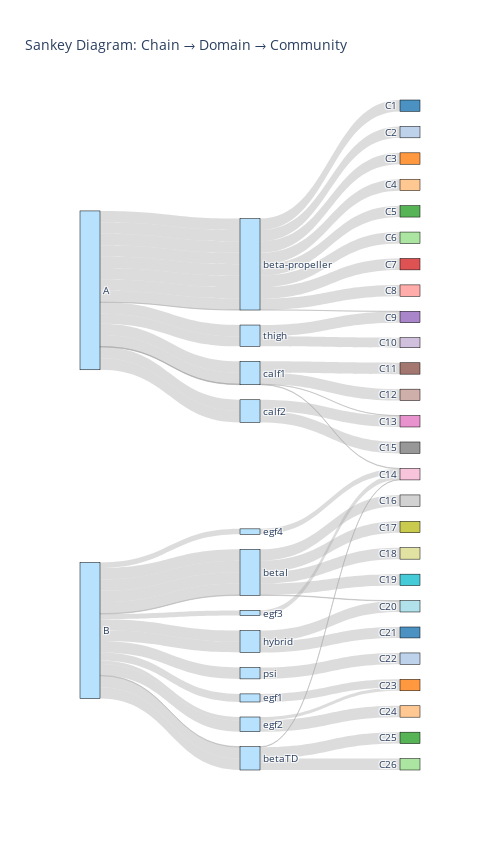

Write notebook code for a chart like this one.
### Markdown cell above
## Community structure tree

### Code cell
plot_tree(df_communities, domain_to_chain)

### Figure 1 — Plotly figure (JSON) as saved in the notebook; plotly's stock layout.template omitted (floating-point values rounded to 4 significant figures)
{"data": [{"link": {"color": "rgba(169,169,169,0.4)", "source": [1, 2, 1, 2, 1, 2, 1, 2, 1, 2, 1, 2, 1, 2, 1, 2, 1, 11, 1, 2, 1, 11, 1, 14, 1, 14, 1, 17, 1, 14, 19, 20, 19, 21, 1, 14, 19, 22, 1, 17, 19, 25, 19, 25, 19, 25, 19, 25, 19, 30, 19, 25, 19, 30, 19, 33, 19, 35, 19, 36, 19, 36, 19, 22, 19, 22], "target": [2, 0, 2, 3, 2, 4, 2, 5, 2, 6, 2, 7, 2, 8, 2, 9, 11, 10, 2, 10, 11, 12, 14, 13, 14, 15, 17, 16, 14, 16, 20, 18, 21, 18, 14, 18, 22, 18, 17, 23, 25, 24, 25, 26, 25, 27, 25, 28, 30, 29, 25, 29, 30, 31, 33, 32, 35, 34, 36, 34, 36, 37, 22, 38, 22, 39], "value": [1, 1, 1, 1, 1, 1, 1, 1, 1, 1, 1, 1, 1, 1, 1, 1, 0.99, 0.99, 0.01, 0.01, 0.88, 0.88, 1, 1, 1, 1, 0.99, 0.99, 0.01, 0.01, 0.48, 0.48, 0.45, 0.45, 0.04, 0.04, 0.04, 0.04, 1, 1, 1, 1, 1, 1, 1, 1, 1, 1, 0.96, 0.96, 0.04, 0.04, 0.96, 0.96, 1, 1, 0.71, 0.71, 0.29, 0.29, 1, 1, 1, 1, 1, 1]}, "node": {"color": ["rgba(31, 119, 180, 0.8)", "rgba(135,206,250,0.6)", "rgba(135,206,250,0.6)", "rgba(174, 199, 232, 0.8)", "rgba(255, 127, 14, 0.8)", "rgba(255, 187, 120, 0.8)", "rgba(44, 160, 44, 0.8)", "rgba(152, 223, 138, 0.8)", "rgba(214, 39, 40, 0.8)", "rgba(255, 152, 150, 0.8)", "rgba(148, 103, 189, 0.8)", "rgba(135,206,250,0.6)", "rgba(197, 176, 213, 0.8)", "rgba(140, 86, 75, 0.8)", "rgba(135,206,250,0.6)", "rgba(196, 156, 148, 0.8)", "rgba(227, 119, 194, 0.8)", "rgba(135,206,250,0.6)", "rgba(247, 182, 210, 0.8)", "rgba(135,206,250,0.6)", "rgba(135,206,250,0.6)", "rgba(135,206,250,0.6)", "rgba(135,206,250,0.6)", "rgba(127, 127, 127, 0.8)", "rgba(199, 199, 199, 0.8)", "rgba(135,206,250,0.6)", "rgba(188, 189, 34, 0.8)", "rgba(219, 219, 141, 0.8)", "rgba(23, 190, 207, 0.8)", "rgba(158, 218, 229, 0.8)", "rgba(135,206,250,0.6)", "rgba(31, 119, 180, 0.8)", "rgba(174, 199, 232, 0.8)", "rgba(135,206,250,0.6)", "rgba(255, 127, 14, 0.8)", "rgba(135,206,250,0.6)", "rgba(135,206,250,0.6)", "rgba(255, 187, 120, 0.8)", "rgba(44, 160, 44, 0.8)", "rgba(152, 223, 138, 0.8)"], "label": ["C1", "A", "beta-propeller", "C2", "C3", "C4", "C5", "C6", "C7", "C8", "C9", "thigh", "C10", "C11", "calf1", "C12", "C13", "calf2", "C14", "B", "egf4", "egf3", "betaTD", "C15", "C16", "betaI", "C17", "C18", "C19", "C20", "hybrid", "C21", "C22", "psi", "C23", "egf1", "egf2", "C24", "C25", "C26"], "line": {"color": "black", "width": 0.5}, "pad": 15, "thickness": 20}, "type": "sankey"}], "layout": {"font": {"size": 10}, "height": 850, "title": {"text": "Sankey Diagram: Chain → Domain → Community"}, "width": 500}}
